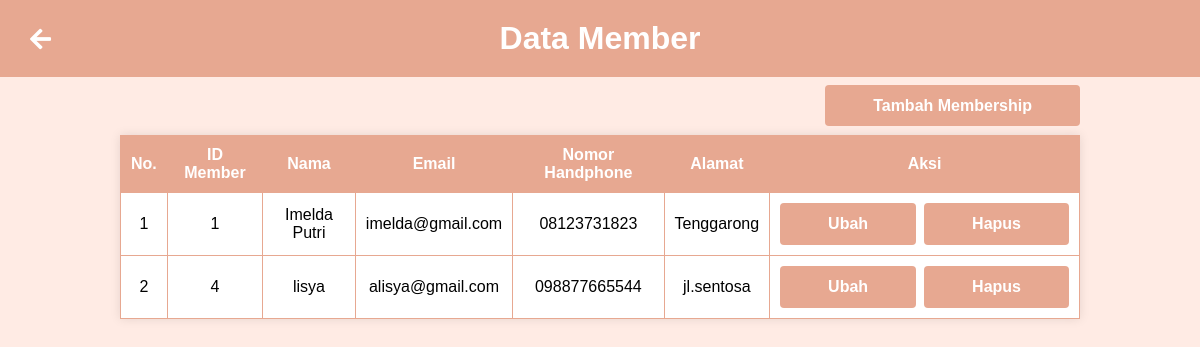
/admin/member.php, run on the app's committed database.
### tables this page shows
CREATE TABLE `member` (
  `id_member` int(11) NOT NULL,
  `nama_member` varchar(100) NOT NULL,
  `nohp_member` varchar(15) NOT NULL,
  `alamat_member` varchar(255) NOT NULL,
  `email` varchar(100) NOT NULL,
  `username` varchar(100) NOT NULL,
  `password` varchar(255) NOT NULL,
  `create_datetime` datetime NOT NULL
);

### admin/member.php (the view, shortened to what this page needs)
<?php
    require "../db.php";
?>
<html>
    <head>
    </head>
</html>
<link href="../assets/css/view.css" rel="stylesheet">
<link href="https://cdnjs.cloudflare.com/ajax/libs/font-awesome/5.15.4/css/all.min.css" rel="stylesheet">
<div class="container">
    <div class="row justify-content-center title-container">
        <div class="back-button">
            <a href="index.php"><i class="fa fa-arrow-left"></i></a>
        </div>
        <h1 class="text-center">Data Member</h1>
    </div>
    <div class="row" style="justify-content: space-between;">
        <div class="col-lg-9" style="width: 80%; margin: 20px auto;">
            <div class="text-center" style="text-align: end;">
                <a href="tambah_member.php" class="btn btn-primary btn-add-product">Tambah Membership</a>
            </div>
        </div>
    </div>
    <div class="row justify-content-center">
        <div class="col-lg-8">
            <table class="table table-bordered">
                <thead>
                    <tr>
                        <th class="text-center">No.</th>
                        <th class="text-center">ID Member</th>
                        <th class="text-center">Nama</th>
                        <th class="text-center">Email</th>
                        <th class="text-center">Nomor Handphone</th>
                        <th class="text-center">Alamat</th>
                        <th class="text-center">Aksi</th>
                    </tr>
                </thead>
                <tbody>
                    <?php
                        $nomor=1;
                        $sql = mysqli_query($conn, "SELECT * FROM member");
                        while ($pecah = mysqli_fetch_assoc($sql)) {
                    ?>
                    <tr class="text-center">
                        <td><?php echo $nomor;?></</td>
                        <td><?php echo $pecah['id_member'];?></td>
                        <td><?php echo $pecah['nama_member'];?></td>
                        <td><?php echo $pecah['email'];?></td>
                        <td><?php echo $pecah['nohp_member'];?></td>
                        <td><?php echo $pecah['alamat_member'];?></td>
                        <td>
                            <div class="btn-group">
                                <a href="ubah_member.php?id=<?php echo $pecah['id_member'];?>" class="btn btn-info">Ubah</a>
                                <a href="javascript:void(0);" onclick="confirmDelete('<?php echo $pecah['nama_member'];?>', <?php echo $pecah['id_member'];?>);" class="btn btn-danger">Hapus</a>
                            </div>
                        </td>
                    </tr>
                    <?php $nomor++ ?>
                    <?php } ?>
                </tbody>
            </table>
        </div>
    </div>
</div>

### assets/css/view.css (style rules this page uses)
h1 { background-color: #e7a891; color: #fff; text-align: center; padding: 20px; margin: 0; }
table { width: 80%; margin: 20px auto; border-collapse: collapse; background-color: #fff; box-shadow: 0 0 10px rgba(0, 0, 0, 0.1); }
table, th, td { border: 1px solid #e7a891; }
th, td { padding: 10px; text-align: center; }
th { background-color: #e7a891; color: #fff; }
tr:nth-child(even) { background-color: white; }
tr:nth-child(odd) { background-color: white; }
.btn-add-product { margin-top: 20px; }
.title-container { position: relative; }
.title-container a { position: absolute; left: 30px; top: 50%; transform: translateY(-50%); }
.back-button a { font-size: 24px; color: white; text-decoration: none; }
.btn { padding: 0.75rem 3rem; font-size: 1rem; font-weight: bold; color: #fff; background-color: #e7a891; border: none; border-radius: 0.25rem; cursor: pointer; text-decoration: none; }
.btn-group { display: flex; flex-direction: row; justify-content: center; gap: 0.5rem; }

### data on the page
member: id_member "1", nama_member "Imelda Putri", email "imelda@gmail.com", nohp_member "08123731823", alamat_member "Tenggarong"
member: id_member "4", nama_member "lisya", email "alisya@gmail.com", nohp_member "098877665544", alamat_member "jl.sentosa"
